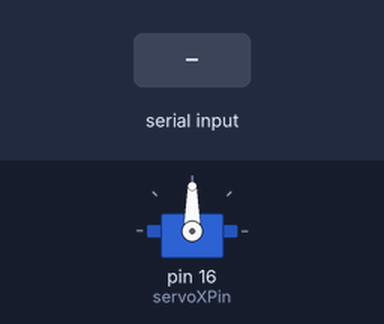
This sketch was run on a simulated Arduino Uno, built with avr-gcc and run on an emulated ATmega328P. Shown: servo. The test bench sets the inputs (shaded band).

Above: at 1.2 s.
1.3 s: "90,45\n" received over Serial
Timing chart, 0 to 4.3 s (numbered marks = the images above; inputs shaded):
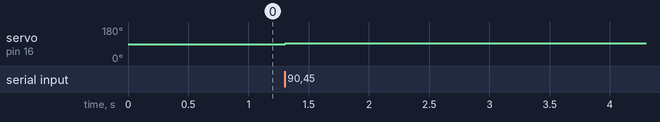

Measured:
- after the input at 1.3 s, servo on pin 16 (servoXPin): 90° → 93° at once

The sketch:

torre_1.2.ino
```cpp
#include <Servo.h>

Servo servoX;          // Instancia del servo para el eje X
int servoXPin = 16;     // Pin al que está conectado el servo para el eje X

const int umbral = 36; // Umbral para el movimiento del servo
const int delayMAX = 500; // delay maximo de tiempo de reaccion para los map
const int delayMIN = 1; // delay maximo de tiempo de reaccion para los map

int VelRespuesta = 10;

int posServoX = 90;

void setup() {
  Serial.begin(9600);
  servoX.attach(servoXPin);
  servoX.write(90);
}

void loop() {
  if (Serial.available() > 0) {
    String data = Serial.readStringUntil('\n');
    int commaIndex = data.indexOf(',');

    if (commaIndex != -1) {
      String valX = data.substring(0, commaIndex);
      String valY = data.substring(commaIndex + 1);

      int posX = valX.toInt();
      int posY = valY.toInt();

      if (posX < -umbral) {//trabaja la izquierda de 0 a 90 grados
      posServoX = posServoX - 3;
      VelRespuesta = map(posX,-320, -umbral, delayMIN, delayMAX);//a partir de que tan lejos este sera la velocidad con la que se mueva a ese punto
      servoX.write(posServoX);

      if(posServoX==0){//si el objeto sale del rango el dispositvo solo lo dejara ir ya que no puede seguir infinitamente.
        posServoX=90;
        }
      delayMicroseconds(VelRespuesta);

      }
      else if (posX > umbral) {//trabaja la derecha de 90 a 180 grados
      posServoX = posServoX + 3;
      VelRespuesta = map(posX, umbral, 320, delayMAX, delayMIN); //a partir de que tan lejos este el centro del objetivo sera la velocidad con la que se mueva a ese punto
      servoX.write(posServoX);

      if(posServoX==180){//si el objeto sale del rango el dispositvo solo lo dejara ir ya que no puede seguir infinitamente.
        posServoX=90;
        }
      delayMicroseconds(VelRespuesta);

      }
      else {
      //servoX.write(90); // Mantener el servo X en la posición central (90 grados)
      }

    }
  }
}
```
